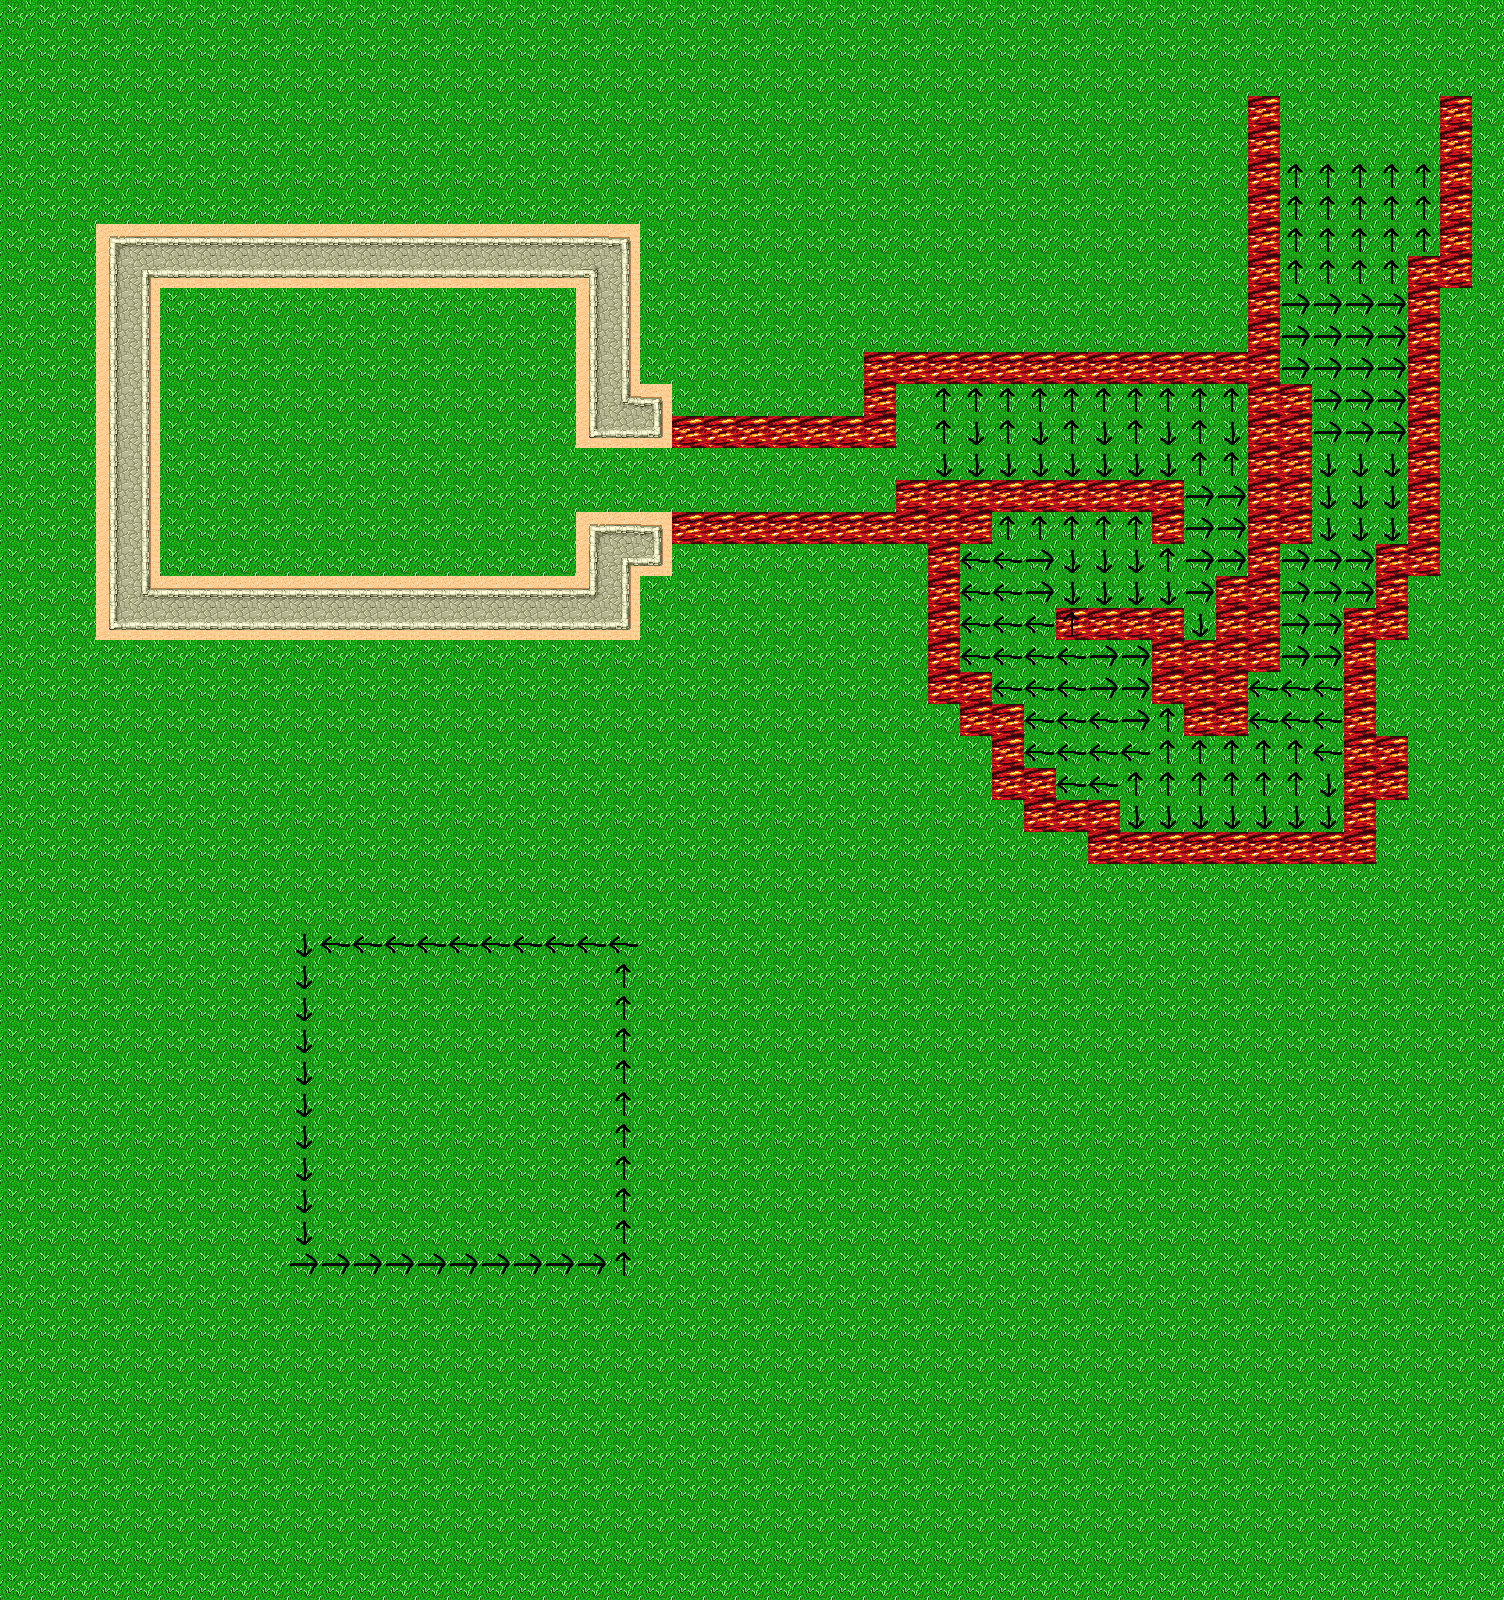

This game map was drawn from its Tiled (.tmx) file and the tilesets committed beside it. A one-line description and the trimmed map source follow:
An orthogonal 47x50 tile map with 32x32 px tiles, 2 tile layers (Ground, Affects) and 5 objects (THERE, HI).

<map version="1.0" orientation="orthogonal" renderorder="right-down" width="47" height="50" tilewidth="32" tileheight="32" nextobjectid="6">
 <tileset firstgid="1" name="Desert" tilewidth="32" tileheight="32" spacing="1" margin="1" tilecount="64" columns="8">
  <image source="grassland.png" width="265" height="265" />
  <tile id="0">
   <properties>
    <property name="obstacle" value="1" />
   </properties>
  </tile>
  <tile id="1">
   <properties>
    <property name="obstacle" value="1" />
   </properties>
  </tile>
  <tile id="2">
   <properties>
    <property name="obstacle" value="1" />
   </properties>
  </tile>
  <tile id="8">
   <properties>
    <property name="obstacle" value="1" />
   </properties>
  </tile>
  <tile id="9">
   <properties>
    <property name="obstacle" value="1" />
   </properties>
  </tile>
  <tile id="10">
   <properties>
    <property name="obstacle" value="1" />
   </properties>
  </tile>
  <tile id="16">
   <properties>
    <property name="obstacle" value="1" />
   </properties>
  </tile>
  <tile id="17">
   <properties>
    <property name="obstacle" value="1" />
   </properties>
  </tile>
  <tile id="18">
   <properties>
    <property name="obstacle" value="1" />
   </properties>
  </tile>
  <tile id="19">
   <properties>
    <property name="obstacle" value="1" />
   </properties>
  </tile>
  <tile id="20">
   <properties>
    <property name="obstacle" value="1" />
   </properties>
  </tile>
  <tile id="24">
   <properties>
    <property name="obstacle" value="1" />
   </properties>
  </tile>
  <tile id="25">
   <properties>
    <property name="obstacle" value="1" />
   </properties>
  </tile>
  <tile id="26">
   <properties>
    <property name="obstacle" value="1" />
   </properties>
  </tile>
  <tile id="27">
   <properties>
    <property name="obstacle" value="1" />
   </properties>
  </tile>
  <tile id="28">
   <properties>
    <property name="obstacle" value="1" />
   </properties>
  </tile>
  <tile id="30">
   <properties>
    <property name="obstacle" value="1" />
   </properties>
  </tile>
  <tile id="31">
   <properties>
    <property name="obstacle" value="1" />
   </properties>
  </tile>
  <tile id="32">
   <properties>
    <property name="obstacle" value="1" />
   </properties>
  </tile>
  <tile id="33">
   <properties>
    <property name="obstacle" value="1" />
   </properties>
  </tile>
  <tile id="34">
   <properties>
    <property name="obstacle" value="1" />
   </properties>
  </tile>
  <tile id="35">
   <properties>
    <property name="obstacle" value="1" />
   </properties>
  </tile>
  <tile id="36">
   <properties>
    <property name="obstacle" value="1" />
   </properties>
  </tile>
  <tile id="37">
   <properties>
    <property name="obstacle" value="1" />
   </properties>
  </tile>
  <tile id="38">
   <properties>
    <property name="obstacle" value="1" />
   </properties>
  </tile>
  <tile id="39">
   <properties>
    <property name="obstacle" value="1" />
   </properties>
  </tile>
  <tile id="40">
   <properties>
    <property name="obstacle" value="1" />
   </properties>
  </tile>
  <tile id="41">
   <properties>
    <property name="obstacle" value="1" />
   </properties>
  </tile>
  <tile id="42">
   <properties>
    <property name="obstacle" value="1" />
   </properties>
  </tile>
  <tile id="43">
   <properties>
    <property name="obstacle" value="1" />
   </properties>
  </tile>
  <tile id="44">
   <properties>
    <property name="obstacle" value="1" />
   </properties>
  </tile>
  <tile id="45">
   <properties>
    <property name="obstacle" value="1" />
   </properties>
  </tile>
  <tile id="46">
   <properties>
    <property name="obstacle" value="1" />
   </properties>
  </tile>
  <tile id="47">
   <properties>
    <property name="obstacle" value="1" />
   </properties>
  </tile>
  <tile id="48">
   <properties>
    <property name="damageType" value="fire" />
    <property name="obstacle" value="1" />
    <property name="suffer" value="1" />
   </properties>
  </tile>
  <tile id="49">
   <properties>
    <property name="transferX" value="1" />
    <property name="transferY" value="1" />
   </properties>
  </tile>
  <tile id="50">
   <properties>
    <property name="damageType" value="poison" />
    <property name="suffer" value="0.5" />
   </properties>
  </tile>
  <tile id="51">
   <properties>
    <property name="speed" value="-3" />
   </properties>
  </tile>
  <tile id="52">
   <properties>
    <property name="speed" value="5" />
   </properties>
  </tile>
  <tile id="53">
   <properties>
    <property name="speed" value="-4" />
   </properties>
  </tile>
  <tile id="54">
   <properties>
    <property name="speed" value="+5" />
   </properties>
  </tile>
  <tile id="56">
   <properties>
    <property name="obstacle" value="1" />
   </properties>
  </tile>
  <tile id="58">
   <properties>
    <property name="pushX" value="2" />
   </properties>
  </tile>
  <tile id="59">
   <properties>
    <property name="pushX" value="-2" />
   </properties>
  </tile>
  <tile id="60">
   <properties>
    <property name="pushY" value="-2" />
   </properties>
  </tile>
  <tile id="61">
   <properties>
    <property name="pushY" value="2" />
   </properties>
  </tile>
 </tileset>
 <layer name="Ground" width="47" height="50">
  <data>[2350 cells, 2350 non-empty, 14 distinct tile ids]</data>
 </layer>
 <objectgroup color="#1b2fa4" name="Object1">
  <object id="1" name="THERE" x="348" y="48" width="87" height="49" />
  <object id="2" x="428" y="89" width="82" height="60" />
 </objectgroup>
 <layer name="Affects" width="47" height="50">
  <data>[2350 cells, 205 non-empty, 4 distinct tile ids]</data>
 </layer>
 <objectgroup color="#2da425" name="Object2">
  <object id="3" name="HI" x="93" y="38" width="113" height="122" />
  <object id="4" x="181" y="120" />
  <object id="5" x="181" y="120" width="135" height="89" />
 </objectgroup>
</map>
